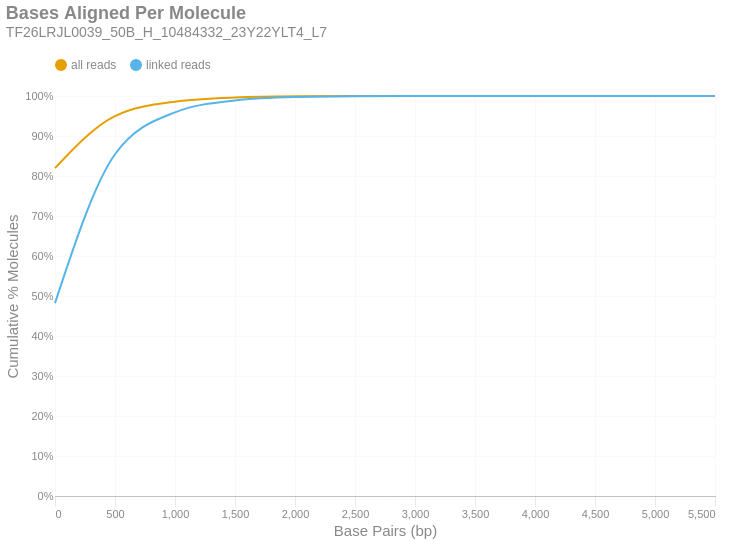

The code cell stored with this chart in its notebook:
### Markdown cell above
### Bases Aligned Per Molecule
This is a cumulative frequency distribution showing the number of base pairs aligned per unique molecule. These data are shown in 500 bp bins. There are two distributions: one with `all reads` (yellow) and another with only `linked reads` (blue). The percent of molecules in the `linked reads` distribution is relative to the total number of linked molecules.

### Code cell
if SKIPLR:
    print_html(f"Skipped")
else:
    binned_df = consolidated_hist(valids['aligned_bp'], mask, 500, True)
    with SafeRender(binned_df):
        (
            density_plot(binned_df, 'Bases Aligned Per Molecule', samplename, 'basesper')
            .encode(
                x=alt.X('bin:Q', title="Base Pairs (bp)").axis(tickMinStep=500).scale(padding=0),
                y=alt.Y('value:Q', title='Cumulative % Molecules')
                    .axis(format='%')
                    .scale(domain = [0,1])
                    .stack(False),
                color=alt.Color("key:N").scale(domain = ["all reads", "linked reads"]),
                tooltip = [
                    alt.Tooltip("key:N", title = "Data Type"),
                    alt.Tooltip("range_label:N", title="Bases Aligned Per Molecule"),
                    alt.Tooltip("value:Q", format = ".2%", title="% Molecules (Cum.)")
                ]
            )
        ).display()

### Figure 1 — Vega-Lite specification as saved in the notebook (floating-point values rounded to 4 significant figures)
{"width": "container", "height": 400, "config": {"title": {"anchor": "start", "dy": -15, "fontSize": 18, "color": "#888888", "subtitleColor": "#888888", "subtitleFontSize": 14}, "arc": {"fill": "#0072B2"}, "axis": {"domainColor": "#888888", "domainWidth": 0.5, "gridWidth": 0.2, "grid": false, "titleFontWeight": 400, "titleFontSize": 15, "labelFontSize": 11, "labelColor": "#888888", "tickColor": "#888888", "tickWidth": 0.2, "titleColor": "#888888"}, "axisBand": {"grid": false}, "axisX": {"grid": true, "tickSize": 10, "domainCap": "round"}, "axisY": {"domain": false, "grid": true, "tickSize": 0, "domainCap": "round"}, "background": "transparent", "header": {"labelFontSize": 15, "labelColor": "#888888", "titleFontSize": 15, "titleFontWeight": 600, "titleColor": "#888888"}, "legend": {"labelFont": "sans-serif", "labelFontSize": 12, "labelColor": "#888888", "symbolSize": 100, "symbolType": "circle", "titleFontSize": 12, "titlePadding": 10, "titleColor": "#888888", "title": null, "orient": "top"}, "range": {"category": ["#E69F00", "#56B4E9", "#009E73", "#F0E442", "#0072B2", "#D55E00", "#CC79A7", "#000000"], "diverging": ["#cfe8f3", "#a2d4ec", "#73bfe2", "#46abdb", "#1696d2", "#12719e"]}, "area": {"fill": "#0072B2", "fillOpacity": 0.7, "line": true, "strokeOpacity": 0.7}, "line": {"color": "#0072B2", "stroke": "#0072B2", "strokeWidth": 2}, "trail": {"color": "#0072B2", "stroke": "#0072B2", "strokeWidth": 0, "size": 1}, "point": {"filled": true, "fillOpacity": 1.0, "size": 95}, "text": {"color": "#888888", "fontSize": 11, "align": "right", "fontWeight": 400, "size": 11}, "bar": {"fill": "#0072B2", "stroke": null}, "view": {"stroke": null, "continuousWidth": 660, "continuousHeight": 400}}, "data": {"name": "data-e629eab2d5b5acd2c80a513f884045df"}, "mark": {"type": "line", "interpolate": "monotone", "point": {"opacity": 0, "size": 275}}, "encoding": {"color": {"field": "key", "scale": {"domain": ["all reads", "linked reads"]}, "type": "nominal"}, "tooltip": [{"field": "key", "title": "Data Type", "type": "nominal"}, {"field": "range_label", "title": "Bases Aligned Per Molecule", "type": "nominal"}, {"field": "value", "format": ".2%", "title": "% Molecules (Cum.)", "type": "quantitative"}], "x": {"axis": {"tickMinStep": 500}, "field": "bin", "scale": {"padding": 0}, "title": "Base Pairs (bp)", "type": "quantitative"}, "y": {"axis": {"format": "%"}, "field": "value", "scale": {"domain": [0, 1]}, "stack": false, "title": "Cumulative % Molecules", "type": "quantitative"}}, "params": [{"name": "param_c36ac31b6afebe62", "select": {"type": "point", "fields": ["key"]}, "bind": "legend"}], "title": {"text": "Bases Aligned Per Molecule", "subtitle": "TF26LRJL0039_50B_H_10484332_23Y22YLT4_L7"}, "transform": [{"fold": ["all reads (cumsum)", "linked reads (cumsum)"]}, {"calculate": "replace(datum.key, ' (cumsum)', '')", "as": "key"}, {"filter": {"param": "param_c36ac31b6afebe62"}}], "usermeta": {"embedOptions": {"downloadFileName": "TF26LRJL0039_50B_H_10484332_23Y22YLT4_L7.basesper"}}, "$schema": "https://vega.github.io/schema/vega-lite/v6.4.1.json", "datasets": {"data-e629eab2d5b5acd2c80a513f884045df": [{"bin": "0.0", "interval": "0.0-500.0", "all reads": 0.8198, "linked reads": 0.4822, "all reads (cumsum)": 0.8198, "linked reads (cumsum)": 0.4822, "range_label": "0-499"}, {"bin": "500.0", "interval": "500.0-1000.0", "all reads": 0.1299, "linked reads": 0.3723, "all reads (cumsum)": 0.9498, "linked reads (cumsum)": 0.8544, "range_label": "500-999"}, {"bin": "1000.0", "interval": "1000.0-1500.0", "all reads": 0.03613, "linked reads": 0.1047, "all reads (cumsum)": 0.9859, "linked reads (cumsum)": 0.9591, "range_label": "1000-1499"}, {"bin": "1500.0", "interval": "1500.0-2000.0", "all reads": 0.01029, "linked reads": 0.02984, "all reads (cumsum)": 0.9962, "linked reads (cumsum)": 0.989, "range_label": "1500-1999"}, {"bin": "2000.0", "interval": "2000.0-2500.0", "all reads": 0.002892, "linked reads": 0.008385, "all reads (cumsum)": 0.9991, "linked reads (cumsum)": 0.9974, "range_label": "2000-2499"}, {"bin": "2500.0", "interval": "2500.0-3000.0", "all reads": 0.0006632, "linked reads": 0.001923, "all reads (cumsum)": 0.9998, "linked reads (cumsum)": 0.9993, "range_label": "2500-2999"}, {"bin": "3000.0", "interval": "3000.0-3500.0", "all reads": 0.0001776, "linked reads": 0.000515, "all reads (cumsum)": 0.9999, "linked reads (cumsum)": 0.9998, "range_label": "3000-3499"}, {"bin": "3500.0", "interval": "3500.0-4000.0", "all reads": 5.209e-05, "linked reads": 0.000151, "all reads (cumsum)": 1.0, "linked reads (cumsum)": 1.0, "range_label": "3500-3999"}, {"bin": "4000.0", "interval": "4000.0-4500.0", "all reads": 1.209e-05, "linked reads": 3.507e-05, "all reads (cumsum)": 1.0, "linked reads (cumsum)": 1.0, "range_label": "4000-4499"}, {"bin": "4500.0", "interval": "4500.0-5000.0", "all reads": 3.801e-06, "linked reads": 1.102e-05, "all reads (cumsum)": 1.0, "linked reads (cumsum)": 1.0, "range_label": "4500-4999"}, {"bin": "5000.0", "interval": "5000.0-5500.0", "all reads": 9.502e-07, "linked reads": 2.755e-06, "all reads (cumsum)": 1.0, "linked reads (cumsum)": 1.0, "range_label": "5000-5499"}, {"bin": "5500.0", "interval": "5500.0-6000.0", "all reads": 1.728e-07, "linked reads": 5.01e-07, "all reads (cumsum)": 1.0, "linked reads (cumsum)": 1.0, "range_label": "5500-5999"}]}}
